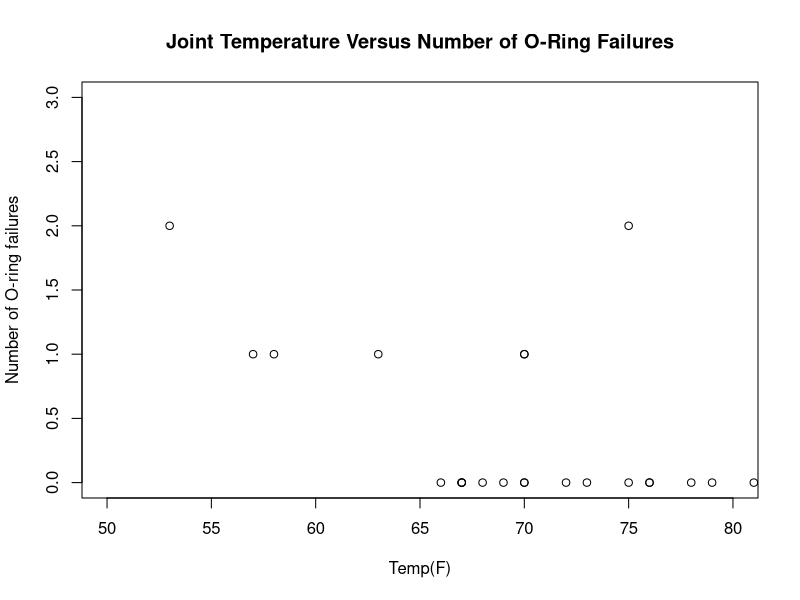
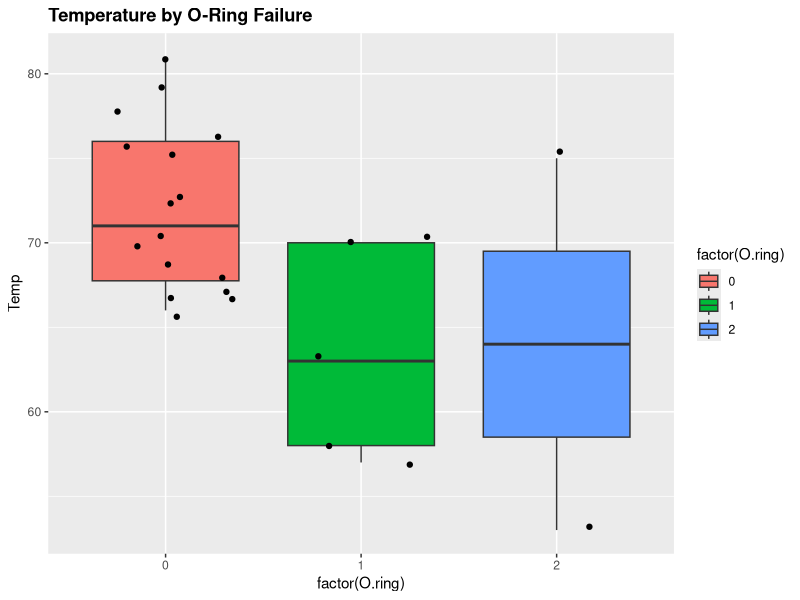
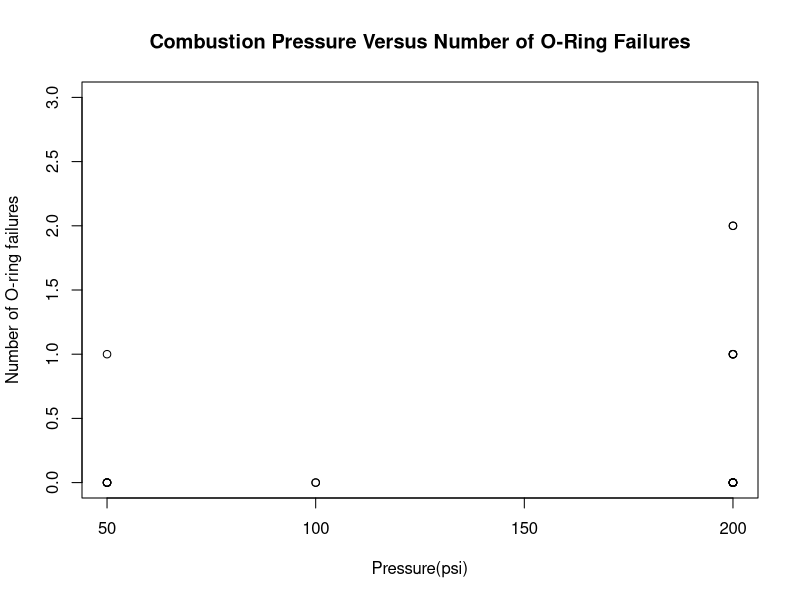
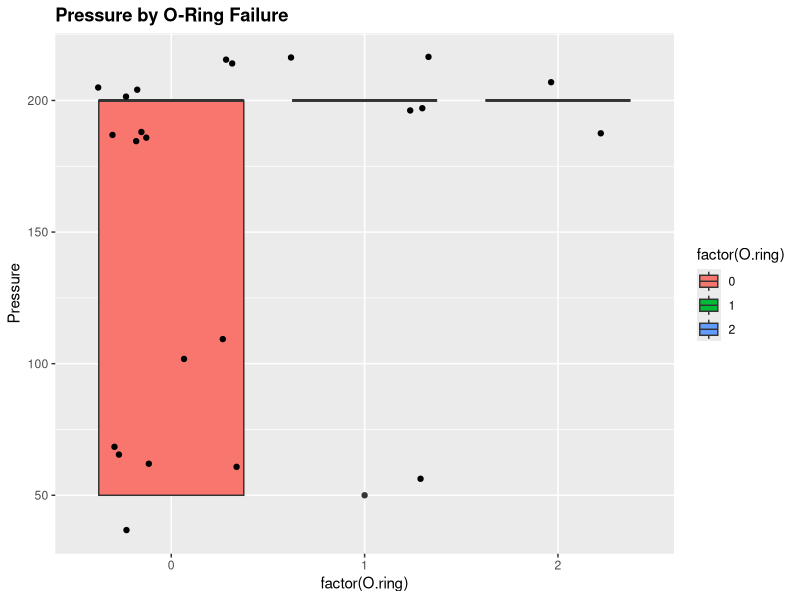

Recreate these plots in R, in order. (Note: this script raises an error after producing the figures.)
## ---- chunk 1
library(knitr)
opts_chunk$set(tidy.opts=list(width.cutoff=60),tidy=TRUE)
## ---- chunk 2
setwd("/Users/arthur/Downloads/w271_Lab1_2018Summer")
challenger <- read.table(file = "challenger.csv", header=TRUE, sep=",")
summary(challenger)
## ---- chunk 3
# list rows of data that have missing values 
challenger[!complete.cases(challenger),] # no missing values
## ---- chunk 4
plot(x = challenger$Temp, y =challenger$O.ring, ylab='Number of O-ring failures', xlab='Temp(F)',
     main = 'Joint Temperature Versus Number of O-Ring Failures', xlim=c(50,80), ylim=c(0,3))
## ---- chunk 5
library(ggplot2)
# temperature by o-ring failure
ggplot(challenger, aes(factor(O.ring), Temp)) +
  geom_boxplot(aes(fill = factor(O.ring))) + 
  geom_jitter() +
  ggtitle("Temperature by O-Ring Failure") + 
  theme(plot.title = element_text(lineheight=1, face="bold")) 
## ---- chunk 6
plot(x = challenger$Pressure, y =challenger$O.ring, ylab='Number of O-ring failures', xlab='Pressure(psi)', main = 'Combustion Pressure Versus Number of O-Ring Failures', xlim=c(50,200), ylim=c(0,3))
## ---- chunk 7
# pressure by o-ring failure
ggplot(challenger, aes(factor(O.ring), Pressure)) +
  geom_boxplot(aes(fill = factor(O.ring))) + 
  geom_jitter() +
  ggtitle("Pressure by O-Ring Failure") + 
  theme(plot.title = element_text(lineheight=1, face="bold")) 
## ---- chunk 8
challenger$Fail <- ifelse(challenger$O.ring>=1, 1, 0)
head(challenger)
## ---- chunk 9
challenger.glm <- glm(Fail ~ Temp + Pressure, 
               family = binomial, data = challenger)
summary(challenger.glm)
## ---- chunk 10
challenger.glm.H0 <- glm(Fail ~ Temp, family = binomial, data=challenger)

anova(challenger.glm.H0, challenger.glm, test='Chisq')
## ---- chunk 11
library(car)
Anova(mod = challenger.glm, test = 'LR')
## ---- chunk 12
challenger.glm.temp <- glm(formula = Fail ~ Temp, family = binomial(link=logit), data = challenger)
summary(challenger.glm.temp)
## ---- chunk 13
# Find the observed proportion of failure at each Temp
w <- aggregate(formula = Fail ~ Temp, data = challenger, FUN = sum)
n <- aggregate(formula = Fail ~ Temp, data = challenger, FUN = length)
w.n <- data.frame(Temp = w$Temp, success = w$Fail,
                  trials = n$Fail, proportion = round(w$Fail/n$Fail, 4))
head(w.n)
## ---- chunk 14
# Plot of the observed proportions with logistic regression model

plot(x = w$Temp, y = w$Fail/n$Fail, xlab = "Temperature", ylab = "Estimated Probability of Failure",
     panel.first = grid(col="gray", lty = "dotted"), main = '(1) ⇡ vs. Temp')

# Put estimated logistic regression model on the plot
curve(expr = predict(object = challenger.glm.temp, newdata = data.frame(Temp = x), type = "response"),
                                                                        add = TRUE,
                                                                        xlim = c(31,81))
## ---- chunk 15
plot(x = w$Temp, y = w$Fail/n$Fail, xlab = "Temperature", ylab = "Estimated Probability of Failure",
     panel.first = grid(col="gray", lty = "dotted"), main = '⇡ vs. Temp with C.I. Bands')

# Put estimated logistic regression model on the plot
curve(expr = predict(object = challenger.glm.temp, newdata = data.frame(Temp = x), type = "response"),
                                                                        add = TRUE,
                                                                        xlim = c(31,81))

# Create C.I. function
conf.int <- function(newdata, mod, alpha){
  linear.pred <- predict(object = mod, newdata= newdata, type = 'link', se = TRUE)
  CI.lin.pred.lower <- linear.pred$fit - qnorm(p = 1-alpha/2) * linear.pred$se
  CI.lin.pred.upper <- linear.pred$fit + qnorm(p = 1-alpha/2) * linear.pred$se
  CI.pi.lower <- exp(CI.lin.pred.lower) / (1+exp(CI.lin.pred.lower))
  CI.pi.upper <- exp(CI.lin.pred.upper) / (1+exp(CI.lin.pred.upper))
  list(lower = CI.pi.lower, upper = CI.pi.upper)
}

# Add 95% Wald C.I. bands
curve(expr = conf.int(newdata=data.frame(Temp=x), mod = challenger.glm.temp, alpha = 0.05)$lower,
                      col='blue', lty = 'dotdash', add = TRUE, xlim = c(31,81))
curve(expr = conf.int(newdata=data.frame(Temp=x), mod = challenger.glm.temp, alpha = 0.05)$upper,
                      col='blue', lty = 'dotdash', add = TRUE, xlim = c(31,81))
